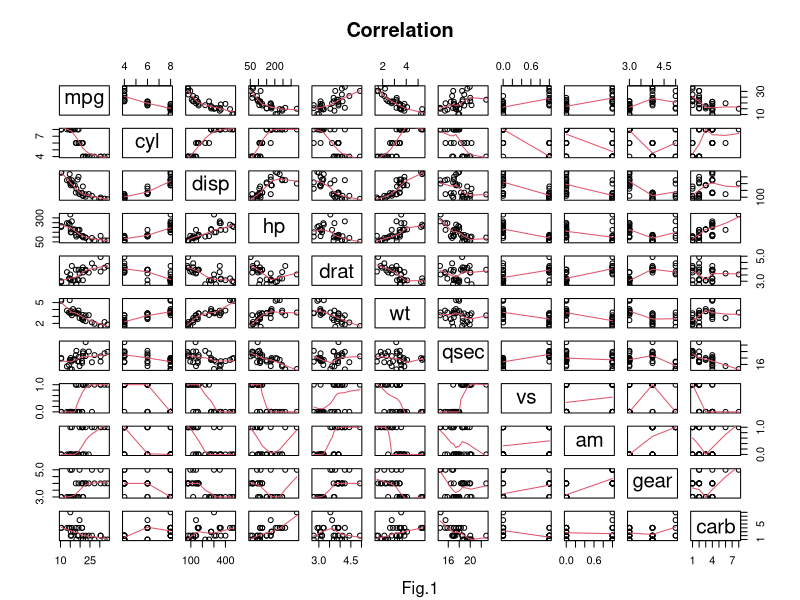
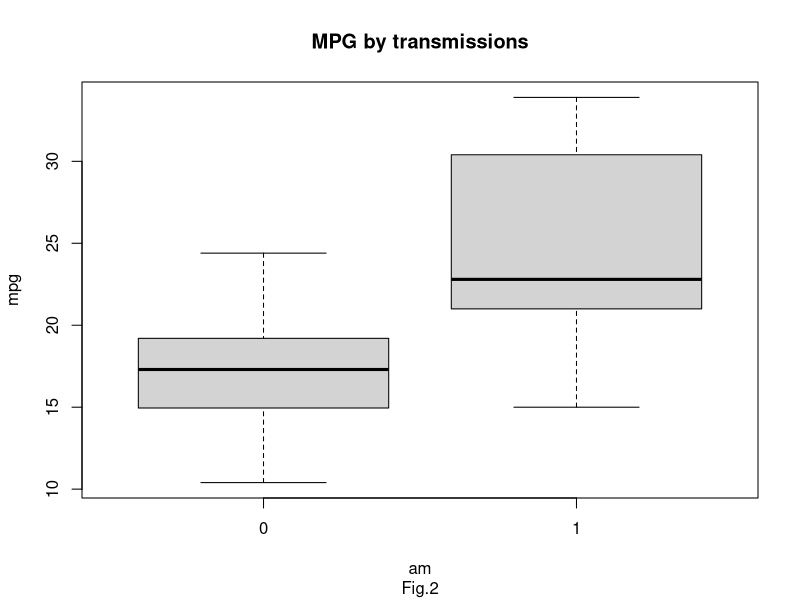
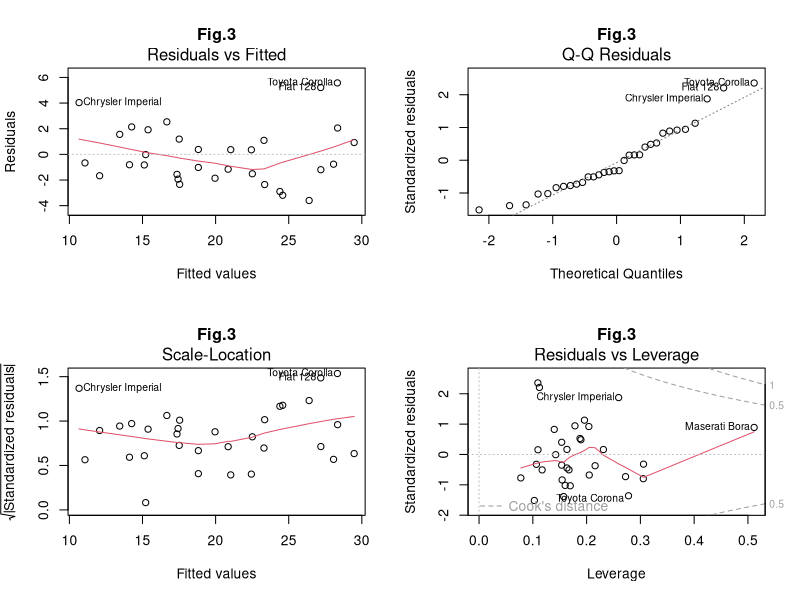

Write R code to recreate these figures, in order.
## ---- chunk 1
library(datasets); data(mtcars)
## ---- chunk 2
cor(mtcars$am, mtcars$mpg)
## ---- chunk 3
fitSV <- lm(mtcars$mpg ~ mtcars$am); summary(fitSV)$coef; summary(fitSV)$adj
## ---- chunk 4
fitMV <- lm(mpg ~ am+cyl+disp+hp+wt, data = mtcars); summary(fitMV)$coef; summary(fitMV)$adj
## ---- chunk 5
summary(fitMV$residuals)
## ---- chunk 6
anova(fitMV, fitSV)
## ---- chunk 7
require(graphics)
pairs(mtcars, main = "Correlation", panel=panel.smooth); title(sub = "Fig.1")
## ---- chunk 8
with(mtcars, {plot(as.factor(am), mpg, main="MPG by transmissions", xlab="am", ylab="mpg")}); title(sub = "Fig.2")
## ---- chunk 9
par(mfrow = c(2, 2)); plot(fitMV, main = "Fig.3")
## ---- chunk 10
summary(fitMV)
